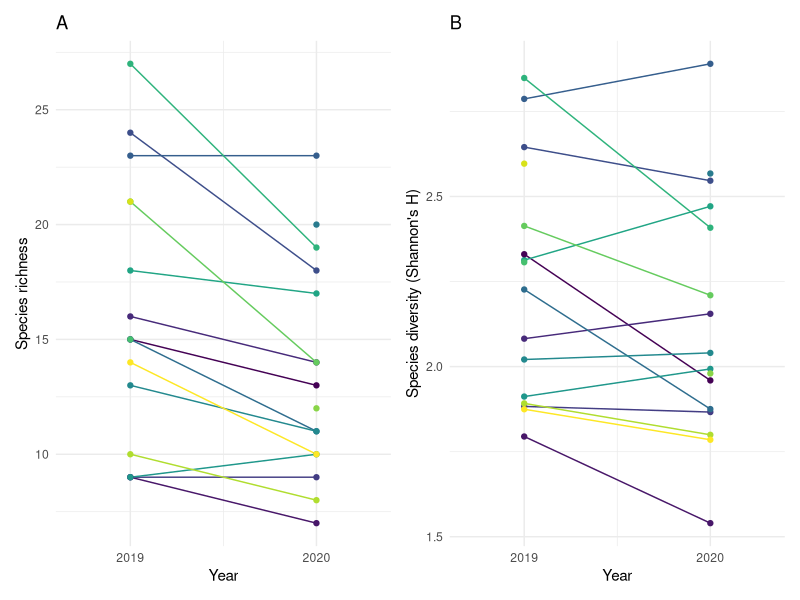
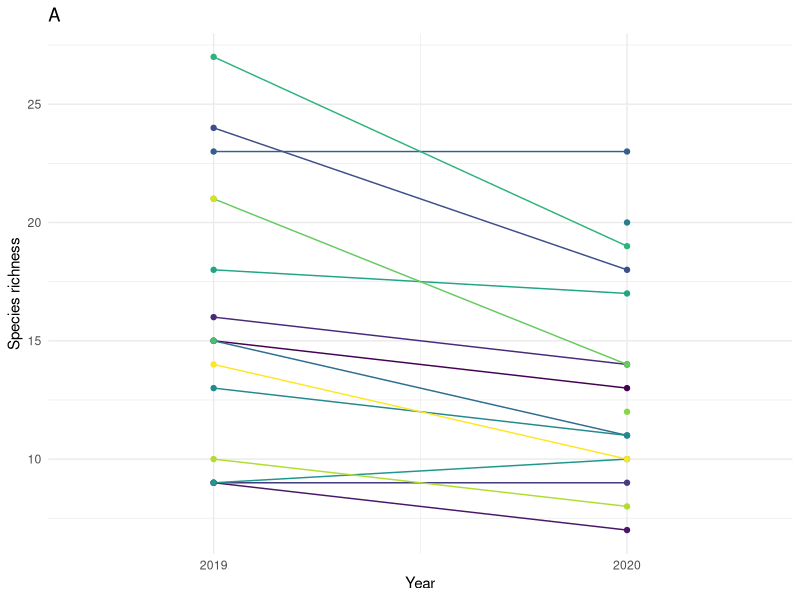
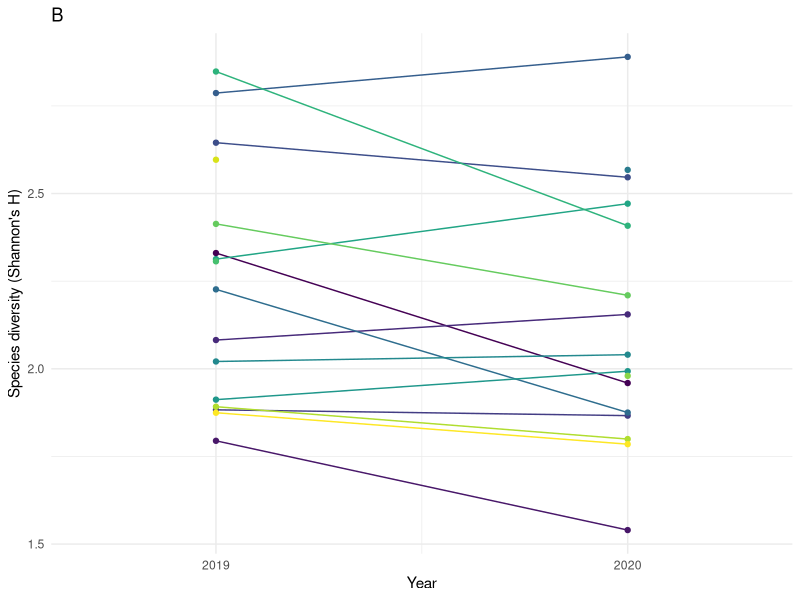

R code for these plots, in order:
library(tidyverse) # For data wrangling and plotting
library(readxl) # to read in excel sheets
library(viridis)
library(vegan)
library(ggrepel)
library(patchwork)

abc_2020 <- read_excel("ABC2020/abc_master_2020.xlsx")

abc_2020_long <- abc_2020 %>%
  select(c(4, 5, 12, 19:ncol(.))) %>%
  rename_with(~ c("transect_point", "transect_set", "spp", "total",
                  "lat", "long", "alt", "gps_id", "site_name", "easting", 
                  "northing", "m_name",	"latin_name",	"euro_name", "cons_status",
                  "nz_cons_status")) %>%
  filter(!grepl("Unknown", spp)) %>%
  group_by(site_name, transect_set, transect_point, easting, northing, spp, nz_cons_status) %>%
  summarise(total = sum(total)) %>%
  mutate(spp = str_replace_all(spp, " ", "_"),
         site_name = str_replace_all(site_name, "wreck_bay", "rangiwhakaea_bay"),
         year = 2020) %>%
  ungroup()


abc_2020_wide_summary_by_site <- abc_2020_long %>%
  group_by(year, site_name, spp) %>%
  summarise(total_count_per_spp = sum(total)) %>%
  pivot_wider(names_from = spp, values_from = total_count_per_spp, names_prefix = "spp_") %>%
  replace(is.na(.), 0) %>%
  ungroup() %>%
  mutate(
    divers_by_site = diversity(select(., starts_with("spp_")), "shannon", MARGIN = 1),
    rich_by_site = rowSums(select(., starts_with("spp_")) > 0)
  ) %>%
  ungroup()


abc_2019 <- read_excel("ABC2020/ABC- Master data 2019.xlsx")

abc_2019_long <- abc_2019 %>% 
  select(c(2, 4, 5, 12, 19)) %>%
  rename_with(~ c("site_name", "transect_point", "transect_set", "spp", "total")) %>%
  filter(!grepl("Unknown", spp)) %>%
  group_by(site_name,transect_set, transect_point, spp) %>%
  summarise(total = sum(total)) %>%
  mutate(spp = str_replace_all(spp, " ", "_"),
         site_name = case_when(site_name %in% "A" ~ "awana", 
                               site_name %in% "C" ~ "kaitoke", # not sure here
                               site_name %in% "CC" ~ "cooper_castle",
                               site_name %in% "G" ~ "glenfern",
                               site_name %in% "H" ~ "haratoanga",
                               site_name %in% "Me" ~ "medlands",
                               site_name %in% "Mo" ~ "motairehe",
                               site_name %in% "MY" ~ "mt_young",
                               site_name %in% "N" ~ "needle_rock", # not sure here
                               site_name %in% "Op" ~ "okupu",
                               site_name %in% "Ow" ~ "Okiwi",
                               site_name %in% "R" ~ "rakitu",
                               site_name %in% "T" ~ "rangitawhiri_tryphena", # not sure here
                               site_name %in% "TP" ~ "te_paparahi",
                               site_name %in% "W" ~ "whangaparapara",
                               site_name %in% "WH" ~ "windy_hill",
                               TRUE ~ site_name),
         year = 2019) %>%
  ungroup()

unique(abc_2019_long$spp)
abc_2019_long <- abc_2019_long %>%
  mutate(spp = str_replace_all(spp, "DunNck", "Duck_sp"))

abc_19_20_long <- bind_rows(abc_2020_long, abc_2019_long)
head(abc_19_20_long)
tail(abc_19_20_long)


abc_2019_wide_summary_by_site <- abc_2019_long %>%
  group_by(year, site_name, spp) %>%
  summarise(total_count_per_spp = sum(total)) %>%
  pivot_wider(names_from = spp, values_from = total_count_per_spp, names_prefix = "spp_") %>%
  replace(is.na(.), 0) %>%
  ungroup() %>%
  mutate(
    divers_by_site = diversity(select(., starts_with("spp_")), "shannon", MARGIN = 1),
    rich_by_site = rowSums(select(., starts_with("spp_")) > 0)
  ) %>%
  ungroup()



abc_19_20_wide <- bind_rows(abc_2020_wide_summary_by_site, abc_2019_wide_summary_by_site) %>%
  mutate(site_label = str_to_title(str_replace_all(site_name, "_", " ")))



rich_bump <- ggplot(abc_19_20_wide, aes(x = year, y = rich_by_site, group = site_name)) +
  geom_line(aes(colour = site_name)) +
  geom_point(aes(colour = site_name)) +
  scale_x_continuous(limits = c(2019,2020), breaks = c(2019,2020),
                     expand = expansion(mult = 0.4))+
  scale_color_viridis(discrete = T) +
  geom_text_repel(data = abc_19_20_wide %>% filter(year == 2019), 
                  aes(label = site_label), nudge_x = -0.2, size = 3.33) +
  geom_text_repel(data = abc_19_20_wide %>% filter(year == 2020), 
                  aes(label = site_label), nudge_x = 0.2, size = 3.33) +
  labs(x = "Year", y = "Species richness", title = "A") +
  
  theme_minimal() +
  theme(legend.position = "none")


divers_bump <- ggplot(abc_19_20_wide, aes(x = year, y = divers_by_site, group = site_name)) +
  geom_line(aes(colour = site_name)) +
  geom_point(aes(colour = site_name)) +
  scale_x_continuous(limits = c(2019,2020), breaks = c(2019,2020),
                     expand = expansion(mult = 0.4))+
  scale_color_viridis(discrete = T) +
  geom_text_repel(data = abc_19_20_wide %>% filter(year == 2019), 
                  aes(label = site_label), nudge_x = -0.2, size = 3.33) +
  geom_text_repel(data = abc_19_20_wide %>% filter(year == 2020), 
                  aes(label = site_label), nudge_x = 0.2, size = 3.33) +
  labs(x = "Year", y = "Species diversity (Shannon's H)", title = "B") +
  
  theme_minimal() +
  theme(legend.position = "none")


rich_diverse_bump <- rich_bump + divers_bump

ggsave(rich_diverse_bump, filename = "maps_imgs/rich_diverse_bump.png", device = "png", dpi = 600, width = 13, height = 10)


ggsave(rich_bump, filename = "maps_imgs/rich_bump.png", device = "png", dpi = 600, width = 8, height = 9)
ggsave(divers_bump, filename = "maps_imgs/divers_bump.png", device = "png", dpi = 600, width = 8, height = 8)

